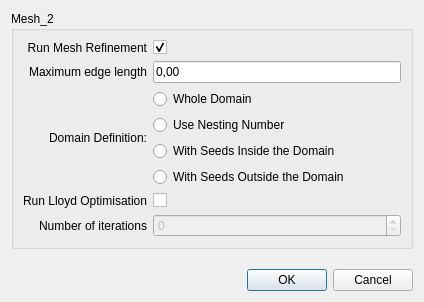
<?xml version="1.0" encoding="UTF-8"?>
<ui version="4.0">
 <class>mesh_2_dialog</class>
 <widget class="QDialog" name="mesh_2_dialog">
  <property name="enabled">
   <bool>true</bool>
  </property>
  <property name="geometry">
   <rect>
    <x>0</x>
    <y>0</y>
    <width>424</width>
    <height>302</height>
   </rect>
  </property>
  <property name="windowTitle">
   <string>2D Mesh Criteria</string>
  </property>
  <layout class="QVBoxLayout" name="verticalLayout">
   <item>
    <widget class="QGroupBox" name="groupBox">
     <property name="title">
      <string>Mesh_2</string>
     </property>
     <layout class="QGridLayout" name="gridLayout" columnstretch="0,1">
      <item row="3" column="1">
       <widget class="QCheckBox" name="runLloyd_checkbox">
        <property name="text">
         <string/>
        </property>
       </widget>
      </item>
      <item row="1" column="0">
       <widget class="QLabel" name="edgeLength_label">
        <property name="text">
         <string>Maximum edge length</string>
        </property>
        <property name="alignment">
         <set>Qt::AlignRight|Qt::AlignTrailing|Qt::AlignVCenter</set>
        </property>
       </widget>
      </item>
      <item row="4" column="0">
       <widget class="QLabel" name="nbIterations_label">
        <property name="text">
         <string>Number of iterations</string>
        </property>
        <property name="alignment">
         <set>Qt::AlignRight|Qt::AlignTrailing|Qt::AlignVCenter</set>
        </property>
        <property name="buddy">
         <cstring>nbIterations_spinbox</cstring>
        </property>
       </widget>
      </item>
      <item row="0" column="0">
       <widget class="QLabel" name="runMesh2_label">
        <property name="text">
         <string>Run Mesh Refinement</string>
        </property>
        <property name="alignment">
         <set>Qt::AlignRight|Qt::AlignTrailing|Qt::AlignVCenter</set>
        </property>
       </widget>
      </item>
      <item row="3" column="0">
       <widget class="QLabel" name="runLloyd_label">
        <property name="text">
         <string>Run Lloyd Optimisation</string>
        </property>
        <property name="alignment">
         <set>Qt::AlignRight|Qt::AlignTrailing|Qt::AlignVCenter</set>
        </property>
       </widget>
      </item>
      <item row="4" column="1">
       <widget class="QSpinBox" name="nbIterations_spinbox">
        <property name="enabled">
         <bool>false</bool>
        </property>
        <property name="minimumSize">
         <size>
          <width>110</width>
          <height>0</height>
         </size>
        </property>
       </widget>
      </item>
      <item row="2" column="0">
       <widget class="QLabel" name="label">
        <property name="text">
         <string>Domain Definition:</string>
        </property>
        <property name="alignment">
         <set>Qt::AlignRight|Qt::AlignTrailing|Qt::AlignVCenter</set>
        </property>
       </widget>
      </item>
      <item row="2" column="1">
       <layout class="QVBoxLayout" name="verticalLayout_2">
        <item>
         <widget class="QRadioButton" name="radioAll">
          <property name="text">
           <string>Whole Domain</string>
          </property>
         </widget>
        </item>
        <item>
         <widget class="QRadioButton" name="radioNesting">
          <property name="text">
           <string>Use Nesting Number</string>
          </property>
         </widget>
        </item>
        <item>
         <widget class="QRadioButton" name="radioSeedsIn">
          <property name="text">
           <string>With Seeds Inside the Domain</string>
          </property>
         </widget>
        </item>
        <item>
         <widget class="QRadioButton" name="radioSeedsOut">
          <property name="text">
           <string>With Seeds Outside the Domain</string>
          </property>
         </widget>
        </item>
       </layout>
      </item>
      <item row="0" column="1">
       <widget class="QCheckBox" name="runMesh2_checkbox">
        <property name="text">
         <string/>
        </property>
        <property name="checked">
         <bool>true</bool>
        </property>
       </widget>
      </item>
      <item row="1" column="1">
       <widget class="DoubleEdit" name="edgeLength_dspinbox">
        <property name="text">
         <string>0,00</string>
        </property>
       </widget>
      </item>
     </layout>
    </widget>
   </item>
   <item>
    <spacer name="verticalSpacer">
     <property name="orientation">
      <enum>Qt::Vertical</enum>
     </property>
     <property name="sizeHint" stdset="0">
      <size>
       <width>20</width>
       <height>40</height>
      </size>
     </property>
    </spacer>
   </item>
   <item>
    <widget class="QDialogButtonBox" name="buttonBox">
     <property name="orientation">
      <enum>Qt::Horizontal</enum>
     </property>
     <property name="standardButtons">
      <set>QDialogButtonBox::Cancel|QDialogButtonBox::Ok</set>
     </property>
    </widget>
   </item>
  </layout>
 </widget>
 <customwidgets>
  <customwidget>
   <class>DoubleEdit</class>
   <extends>QLineEdit</extends>
   <header>CGAL_double_edit.h</header>
  </customwidget>
 </customwidgets>
 <tabstops>
  <tabstop>buttonBox</tabstop>
 </tabstops>
 <resources/>
 <connections>
  <connection>
   <sender>buttonBox</sender>
   <signal>accepted()</signal>
   <receiver>mesh_2_dialog</receiver>
   <slot>accept()</slot>
   <hints>
    <hint type="sourcelabel">
     <x>388</x>
     <y>288</y>
    </hint>
    <hint type="destinationlabel">
     <x>157</x>
     <y>195</y>
    </hint>
   </hints>
  </connection>
  <connection>
   <sender>buttonBox</sender>
   <signal>rejected()</signal>
   <receiver>mesh_2_dialog</receiver>
   <slot>reject()</slot>
   <hints>
    <hint type="sourcelabel">
     <x>388</x>
     <y>288</y>
    </hint>
    <hint type="destinationlabel">
     <x>286</x>
     <y>195</y>
    </hint>
   </hints>
  </connection>
 </connections>
</ui>
